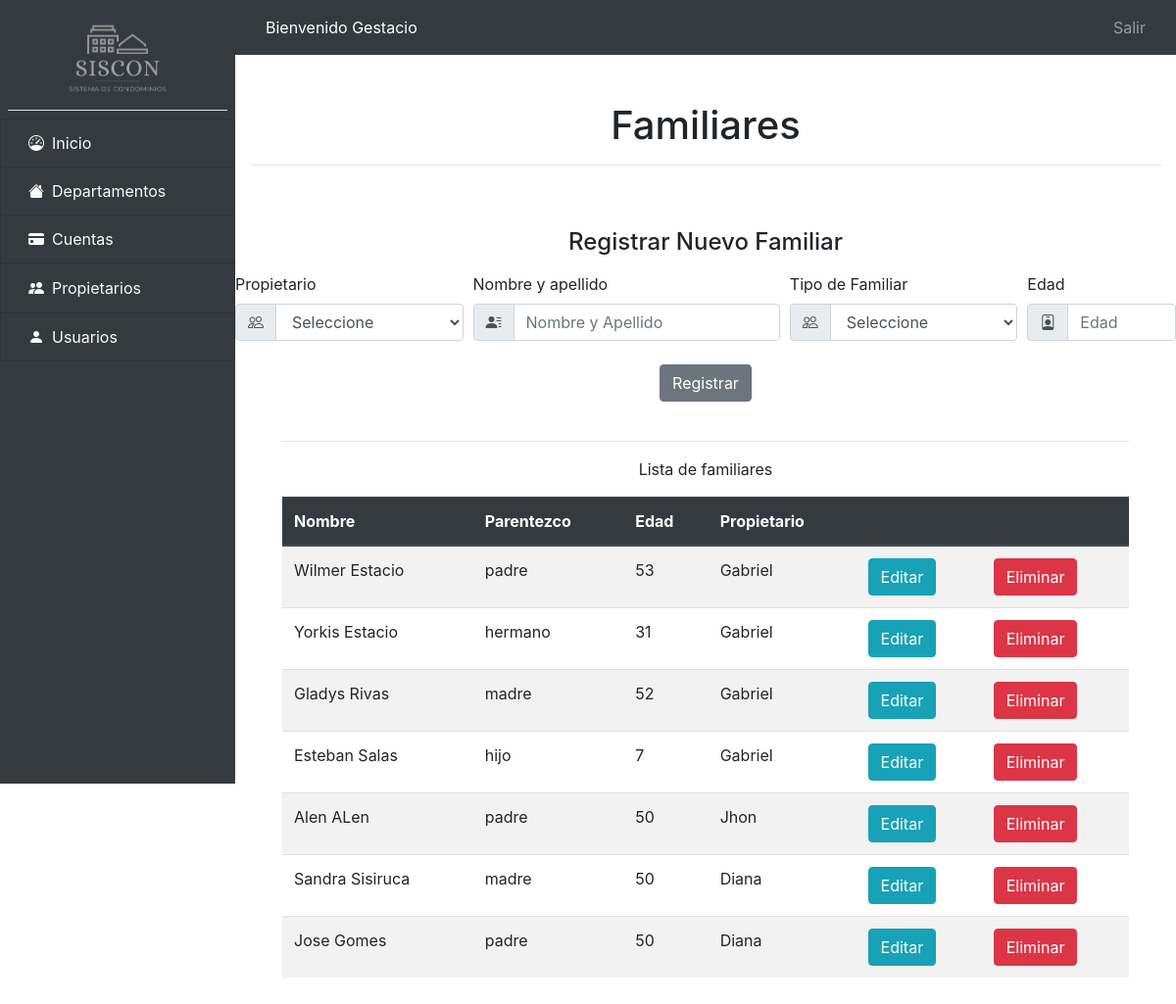
Page /propietarios/familiares.php (signed in) on the earlier database version.
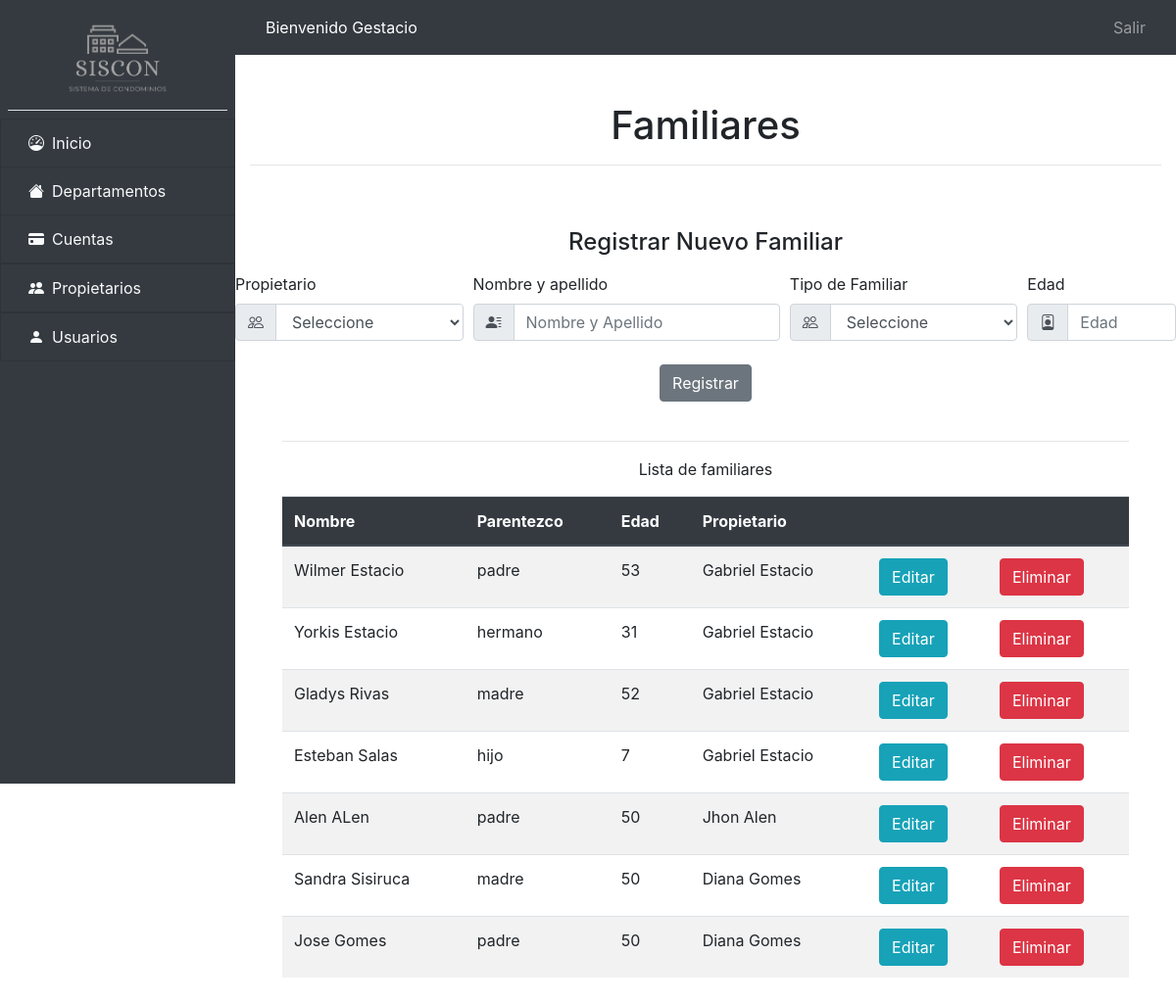
Same page on the later database version.
### tables this page shows
CREATE TABLE `familiares` (
  `id` int(11) NOT NULL,
  `id_propietario` int(11) NOT NULL,
  `nombre` varchar(200) NOT NULL,
  `tipo_familiar` varchar(200) NOT NULL,
  `edad` int(11) NOT NULL,
  `fcreacion` date NOT NULL DEFAULT current_timestamp()
);

CREATE TABLE `propietarios` (
  `id` int(11) NOT NULL,
  `nombre` varchar(200) NOT NULL,
  `usuario` varchar(200) NOT NULL,
  `contraseña` varchar(200) NOT NULL,
  `id_departamento` int(11) NOT NULL,
  `fcreacion` date NOT NULL DEFAULT current_timestamp()
);

### Conexion.php (called while the page is built, shortened)
<?php
class Conexion
{
    public function conectar()
    {
        $servidor = 'localhost';
        $nombre_bd = 'siscon';
        $usuario = 'root';
        $password = '';
        $opciones = array(PDO::MYSQL_ATTR_INIT_COMMAND => 'SET NAMES utf8');
        try {
            $this->conexion = new PDO("mysql:host=" . $servidor . "; dbname=" . $nombre_bd, $usuario, $password, $opciones);
            return $this->conexion;
        } catch (Exception $e) {
            die("El error de Conexión es: " . $e->getMessage());
        }
    }
    public function selectAll($consulta)
    {
        $this->conexion = $this->conectar();
        $resultado = $this->conexion->prepare($consulta);
        $resultado->execute();
        return $resultado->fetchAll(PDO::FETCH_ASSOC);
    }
}
$conexion = new Conexion();

### propietarios/select_familiares.php (called while the page is built, shortened)
<?php
$consulta = "SELECT *, familiares.nombre as familiar, propietarios.nombre as propietario FROM familiares INNER JOIN propietarios ON propietarios.id = familiares.id_propietario";
$familiares = $conexion->selectAll($consulta);

### propietarios/familiares.php (the view, shortened to what the changed rows need)
<?php include_once('../header.php'); ?>
<?php include_once('select_familiares.php') ?>
<div class="container">
    <div class="row justify-content-center">
        <div class="container px-5 my-3">
            <table class="table table-striped">
                <thead class="thead-dark">
                    <tr>
                        <th scope="col">Nombre</th>
                        <th scope="col">Parentezco</th>
                        <th scope="col">Edad</th>
                        <th scope="col">Propietario</th>
                        <th scope="col"></th>
                        <th scope="col"></th>
                    </tr>
                </thead>
                <tbody>
                    <?php foreach ($familiares as $familiar) : ?>
                        <tr>
                            <td><?php echo $familiar['familiar'] ?></td>
                            <td><?php echo $familiar['tipo_familiar'] ?></td>
                            <td><?php echo $familiar['edad'] ?></td>
                            <td><?php echo $familiar['propietario'] ?></td>
                            <td>
                                <form action="editar_usuario.php" method="GET">
                                    <button class="btn btn-info" type="submit">Editar</button>
                                </form>
                            </td>
                            <td>
                                <form action="delete_usuario.php" method="POST">
                                    <button class="btn btn-danger" onclick="return confirm('Estás seguro de eliminar el usuario?')" type="submit">Eliminar</button>
                                </form>
                            </td>
                        </tr>
                    <?php endforeach ?>
                </tbody>
            </table>
        </div>
    </div>
</div>
</div>
<?php include_once('../footer.php'); ?>

Differences in the rows shown:
changed through a linked row, familiares "Wilmer Estacio": id_propietario.nombre "Gabriel" → "Gabriel Estacio"
changed through a linked row, familiares "Yorkis Estacio": id_propietario.nombre "Gabriel" → "Gabriel Estacio"
changed through a linked row, familiares "Gladys Rivas": id_propietario.nombre "Gabriel" → "Gabriel Estacio"
changed through a linked row, familiares "Esteban Salas": id_propietario.nombre "Gabriel" → "Gabriel Estacio"
changed through a linked row, familiares "Alen ALen": id_propietario.nombre "Jhon" → "Jhon Alen"
changed through a linked row, familiares "Sandra Sisiruca": id_propietario.nombre "Diana" → "Diana Gomes"
changed through a linked row, familiares "Jose Gomes": id_propietario.nombre "Diana" → "Diana Gomes"
